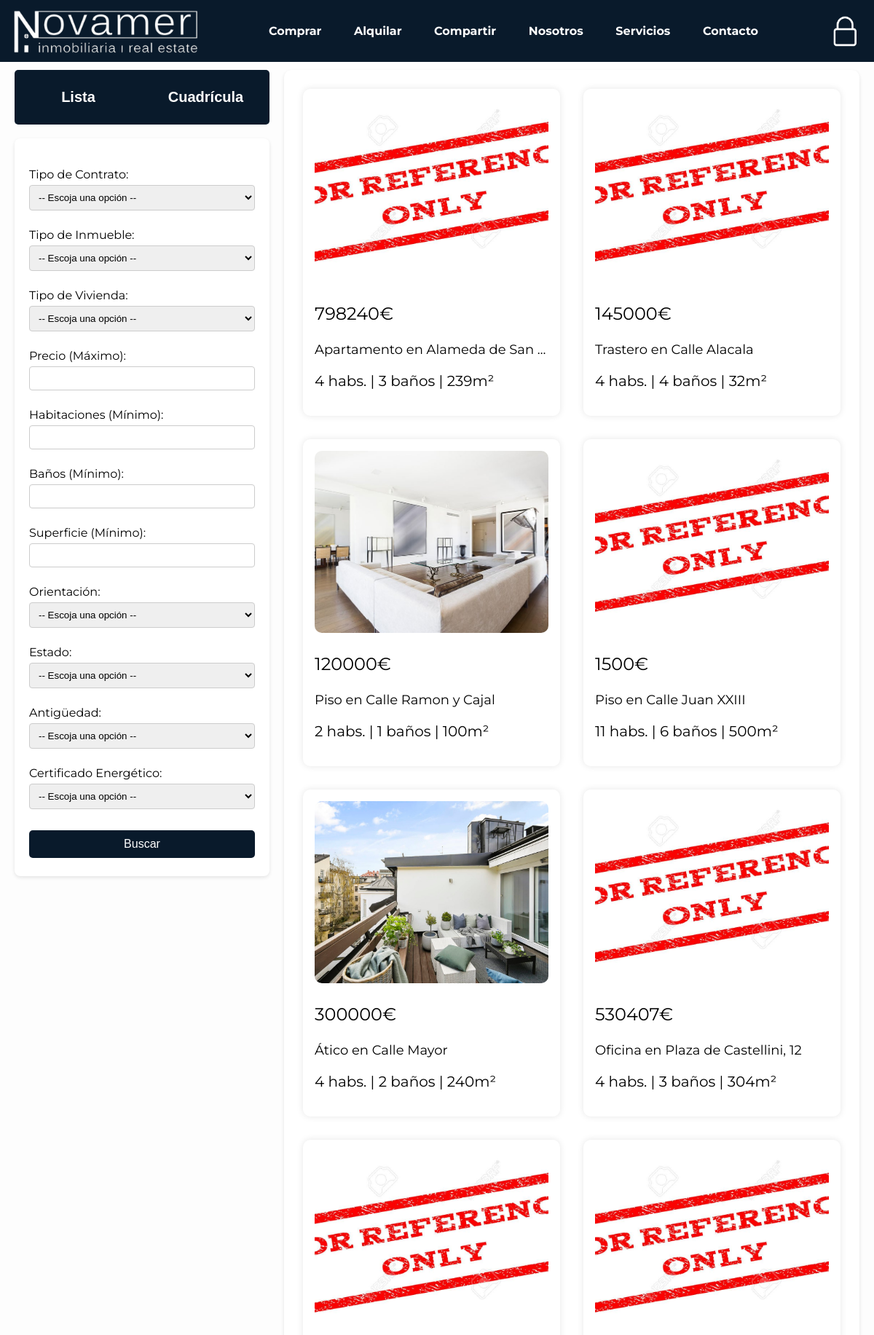
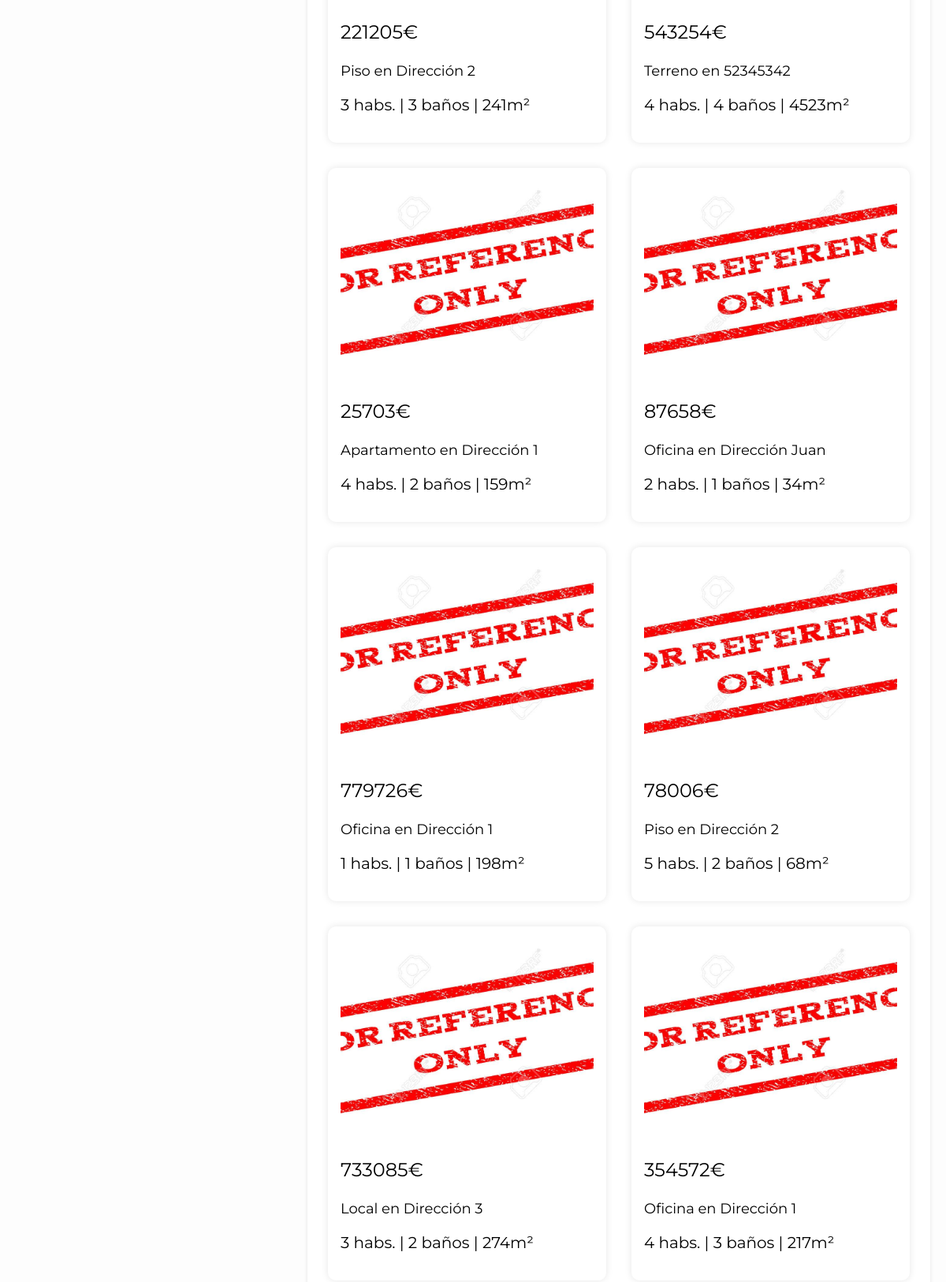
The app's page /web/src/busqueda.php (upper part) with its own data (2 pictures, top to bottom).
### tables this page shows
CREATE TABLE `inmuebles` (
  `inmueble_id` int(11) NOT NULL,
  `inmueble_tipo_inmueble` varchar(10) NOT NULL,
  `inmueble_tipo_vivienda` varchar(20) DEFAULT NULL,
  `inmueble_tipo_contrato` varchar(10) NOT NULL,
  `inmueble_dir` varchar(100) NOT NULL,
  `inmueble_ccaa` varchar(100) NOT NULL,
  `inmueble_provincia` varchar(30) NOT NULL,
  `inmueble_municipio` varchar(100) NOT NULL,
  `inmueble_precio` float NOT NULL,
  `inmueble_superficie` float NOT NULL,
  `inmueble_habitaciones` int(11) NOT NULL,
  `inmueble_banos` int(11) NOT NULL,
  `inmueble_orientacion` varchar(8) NOT NULL,
  `inmueble_estado` varchar(20) NOT NULL,
  `inmueble_antiguedad` varchar(20) NOT NULL,
  `inmueble_descripcion` text NOT NULL,
  `inmueble_certificado` varchar(10) NOT NULL,
  `inmueble_propietario` varchar(100) DEFAULT NULL,
  `inmueble_colab` varchar(100) DEFAULT NULL,
  `inmueble_fecha` date NOT NULL,
  `inmueble_publico` tinyint(1) NOT NULL
);

### web/src/grid.php (the view, shortened to what this page needs)
<div class="grid-container">
    <?php
    if ($resultado && $resultado->num_rows > 0) {
        while ($fila = $resultado->fetch_assoc()) {
            echo "<div class='inmueble'>";
            $carpeta_imagenes_inmueble = '../../shared/images/inmuebles/' . $fila['inmueble_id'] . '/';
            $imagenes_inmueble = glob($carpeta_imagenes_inmueble . '*.{jpg,jpeg,png,gif,svg,webp}', GLOB_BRACE);
            echo "<a href='detalle_inmueble.php?id=" . $fila['inmueble_id'] . "'>";
            if (!empty($imagenes_inmueble)) {
                echo "<img src='" . $imagenes_inmueble[0] . "' alt='Foto del inmueble'>";
            } else {
                echo "<img src='../../shared/images/logo.jpg' alt='Foto del inmueble'>";
            }
            echo "</a>";
            echo "<div class='campo precio' style='font-size: 24px;'>";
            echo "<p>" . $fila['inmueble_precio'] . "€</p>";
            echo "</div>";
            echo "<div class='campo tipo-direccion' style='font-size: 18px;'>";
            if ($fila['inmueble_tipo_inmueble'] === 'Vivienda') {
                echo "<p class='tipo-vivienda'>" . $fila['inmueble_tipo_vivienda'] . " en " . $fila['inmueble_dir'] . "</p>";
            } else {
                echo "<p class='tipo-inmueble'>" . $fila['inmueble_tipo_inmueble'] . " en " . $fila['inmueble_dir'] . "</p>";
            }
            echo "</div>";
            echo "<div class='campo detalles-adicionales' style='font-size: 20px;'>";
            echo "<p>" . $fila['inmueble_habitaciones'] . " habs. | " . $fila['inmueble_banos'] . " baños | " . $fila['inmueble_superficie'] . "m²</p>";
            echo "</div>";
            echo "</div>";
        }
    } else {
        echo "<p>No se encontraron inmuebles.</p>";
    }
    ?>
</div>

### web/src/busqueda.php (shortened to what this page needs)
<?php
include '../../shared/includes/obtener_conexion.php';
$consulta = "SELECT
        inmueble_id,
        inmueble_tipo_inmueble,
        inmueble_tipo_vivienda,
        inmueble_tipo_contrato,
        inmueble_dir,
        inmueble_ccaa,
        inmueble_provincia,
        inmueble_municipio,
        inmueble_precio,
        inmueble_superficie,
        inmueble_habitaciones,
        inmueble_banos,
        inmueble_orientacion,
        inmueble_estado,
        inmueble_antiguedad,
        inmueble_descripcion,
        inmueble_certificado,
        inmueble_fecha
    FROM inmuebles
    WHERE inmueble_publico = 1
    ORDER BY inmueble_fecha DESC";
$resultado = $conexion->query($consulta);
$modo_vista = 'grid';
?>
<!DOCTYPE html>
<html lang="es">
<head>
</head>
<body>
    <?php include '../templates/navbar.php'; ?>
    <br><br><br><br>
    <div class="box">
        <div class="box1">
            <form class="modo_vista" action="" method="get">
                <div class="split-button">
                    <button type="submit" name="view_mode" value="list">Lista</button>
                    <button type="submit" name="view_mode" value="grid">Cuadrícula</button>
                </div>
            </form><br>
            <div class="filtro_avanzado" id="filtroAvanzado">
                <?php include 'filtro_avanzado.php'; ?>
            </div>
        </div>
        <div class="box2">
            <?php
            if ($modo_vista == 'grid') {
                include 'grid.php';
            } else {
                include 'lista.php';
            }
            ?>
        </div>
    </div>
    <?php include '../templates/footer.php'; ?>
</body>
</html>

### web/templates/navbar.php (shortened to what this page needs)
<!DOCTYPE html>
<html lang="es">
<head>
    <link rel="stylesheet" href="https://cdnjs.cloudflare.com/ajax/libs/font-awesome/6.0.0/css/all.min.css">
</head>
<body>
    <div class="navbar">
        <a href="../src/index.php"><img src="../../shared/images/image.png" alt="Logo"></a>
        <div class="navbar-links">
            <form action="../includes/procesar_busqueda.php" method="post">
                <button type="submit" name="inmueble_tipo_contrato" value="Venta">Comprar</button>
                <button type="submit" name="inmueble_tipo_contrato" value="Alquiler">Alquilar</button>
                <button type="submit" name="inmueble_tipo_contrato" value="Compartir">Compartir</button>
                <a href="javascript:void(0);" onclick="redirectTo('../src/nosotros.php')">Nosotros</a>
                <a href="javascript:void(0);" onclick="redirectTo('../src/servicios.php')">Servicios</a>
                <a href="javascript:void(0);" onclick="redirectTo('../src/contacto.php')">Contacto</a>
            </form>
        </div>
        <a href="../../shared/login.php" class="lock-icon"><img src="../../shared/images/lock.webp" alt="Lock"></a>
    </div>
</body>
</html>

### web/src/filtro_avanzado.php (shortened to what this page needs)
<!DOCTYPE html>
<html lang="es">
<head>
</head>
<body>
    <div class="left-panel">
        <div class="filtro-panel">
            <form action="../includes/procesar_busqueda.php" method="POST">
                <label for="inmueble_tipo_contrato">Tipo de Contrato:</label>
                <select name="inmueble_tipo_contrato" id="inmueble_tipo_contrato" placeholder="Tipo de Contrato">
                    <option value="" disabled selected> -- Escoja una opción -- </option>
                </select><br><br>
                <label for="inmueble_tipo_inmueble">Tipo de Inmueble:</label>
                <select name="inmueble_tipo_inmueble" id="inmueble_tipo_inmueble" placeholder="Tipo de Inmueble"
                    onchange="habilitarTipoVivienda()">
                    <option value="" disabled selected> -- Escoja una opción -- </option>
                </select><br><br>
                <label for="inmueble_tipo_vivienda">Tipo de Vivienda:</label>
                <select name="inmueble_tipo_vivienda" id="inmueble_tipo_vivienda" placeholder="Tipo de Vivienda">
                    <option value="" disabled selected> -- Escoja una opción -- </option>
                </select><br><br>
                <label for="inmueble_precio">Precio (Máximo):</label>
                <input type="number" name="inmueble_precio" id="inmueble_precio"><br><br>
                <label for="inmueble_habitaciones">Habitaciones (Mínimo):</label>
                <input type="number" name="inmueble_habitaciones" id="inmueble_habitaciones"><br><br>
                <label for="inmueble_banos">Baños (Mínimo):</label>
                <input type="number" name="inmueble_banos" id="inmueble_banos"><br><br>
                <label for="inmueble_superficie">Superficie (Mínimo):</label>
                <input type="number" name="inmueble_superficie" id="inmueble_superficie"><br><br>
                <label for="inmueble_orientacion">Orientación:</label>
                <select name="inmueble_orientacion" id="inmueble_orientacion">
                    <option value=""> -- Escoja una opción -- </option>
                </select><br><br>
                <label for="inmueble_estado">Estado:</label>
                <select name="inmueble_estado" id="inmueble_estado">
                    <option value=""> -- Escoja una opción -- </option>
                </select><br><br>
                <label for="inmueble_antiguedad">Antigüedad:</label>
                <select name="inmueble_antiguedad" id="inmueble_antiguedad">
                    <option value=""> -- Escoja una opción -- </option>
                </select><br><br>
                <label for="inmueble_certificado">Certificado Energético:</label>
                <select name="inmueble_certificado" id="inmueble_certificado">
                    <option value=""> -- Escoja una opción -- </option>
                </select><br><br>
                <button type="submit">Buscar</button>
            </form>
        </div>
    </div>
</body>
</html>

### web/templates/footer.php (shortened to what this page needs)
<!DOCTYPE html>
<html lang="es">
<head>
</head>
<body>
</body>
</html>

### web/src/busqueda.php (style rules this page uses)
body { display: flex; flex-direction: column; min-height: 100vh; margin: 0; background-color: #f4f4f4; }
.box { display: flex; width: 100%; }
.box .box1 { width: 350px; padding-left: 20px; }
.box .box2 { flex: 1; padding: 20px; }
@media (min-width: 901px) { .filtro_avanzado { display: block !important; } }
.box1 form { margin-top: 20px; }
.box1 .filtro_btn button, .filtro-panel button { width: 100%; padding: 10px 15px; margin: 5px 0; font-size: 16px; background-color: #007BFF; color: white; border: none; border-radius: 5px; cursor: pointer; transition: background-color 0.3s; }
.split-button { display: flex; justify-content: center; }
.split-button button { height: 75px; flex: 1; padding: 10px 15px; font-size: 20px; font-weight: bold; color: white; background-color: #091a2b; border: none; border-radius: 5px; cursor: pointer; transition: background-color 0.3s; }
.split-button button:first-child { border-top-right-radius: 0; border-bottom-right-radius: 0; }
.split-button button:last-child { border-top-left-radius: 0; border-bottom-left-radius: 0; }

### web/templates/navbar.php (style rules this page uses)
body, html { font-family: 'Montserrat', sans-serif; background-color: #fdfdfd; }
.navbar { height: 65px; background-color: #091a2b; color: #fff; padding: 10px 20px; display: flex; justify-content: space-between; align-items: center; position: fixed; top: 0; left: 0; right: 0; z-index: 1000; }
.navbar img { width: 250px; transition: transform 0.3s ease; padding-top: 5px; }
.navbar-links { display: flex; justify-content: center; align-items: center; flex-grow: 1; }
.navbar-links form { display: inline-block; margin: 0 20px; font-weight: bold; transition: opacity 0.3s; }
.navbar-links a, .navbar-links button { color: #fff; background-color: transparent; border: none; cursor: pointer; padding: 10px 20px; font: inherit; text-decoration: none; display: inline-block; transition: opacity 0.3s; }
.lock-icon { cursor: pointer; width: 40px; transition: transform 0.5s ease; }
.lock-icon img { width: 100%; }
@media screen and (min-width: 769px) { .lock-icon { margin-left: auto; } }

### web/src/filtro_avanzado.php (style rules this page uses)
.left-panel { display: flex; flex-direction: column; }
.filtro-panel { flex-basis: 300px; height: 100%; padding: 20px; background-color: white; box-shadow: 0 2px 5px rgba(0, 0, 0, 0.1); border-radius: 8px; }
.filtro-panel select, .filtro-panel input[type="text"], .filtro-panel input[type="number"] { width: 100%; padding: 8px; margin: 5px 0; box-sizing: border-box; border: 1px solid #ccc; border-radius: 4px; }
.filtro-panel select { cursor: pointer; }
.filtro-panel button { background-color: #091a2b; }

### web/src/grid.php (style rules this page uses)
.grid-container { flex: 1; padding: 10px; background-color: white; box-shadow: 0 2px 5px rgba(0, 0, 0, 0.1); border-radius: 10px; overflow-y: auto; }
.inmueble { border-radius: 10px; padding: 1em; margin: 1em; float: left; box-sizing: border-box; background-color: #fff; box-shadow: 0 0 10px rgba(0, 0, 0, 0.1); width: calc(50% - 2em); transition: width 0.3s ease, transform 0.2s ease; position: relative; }
.inmueble img { width: 100%; height: 250px; object-fit: cover; border-radius: 10px; transition: transform 0.1s ease; }
.inmueble p { overflow: hidden; white-space: nowrap; text-overflow: ellipsis; }
.precio { font-size: 24px; }
.tipo-direccion { font-size: 16px; }
.detalles-adicionales { font-size: 12px; }
@media (min-width: 1100px) { .inmueble { width: calc(50% - 2em); } }

### web/templates/footer.php (style rules this page uses)
body { margin: 0; padding: 0; min-height: 100vh; display: flex; flex-direction: column; }

### records on screen
inmuebles: inmueble_precio "798240", inmueble_tipo_vivienda "Apartamento", inmueble_dir "Alameda de San…", inmueble_habitaciones "4", inmueble_banos "3", inmueble_superficie "239"
inmuebles: inmueble_precio "145000", inmueble_tipo_inmueble "Trastero", inmueble_dir "Calle Alacala", inmueble_habitaciones "4", inmueble_banos "4", inmueble_superficie "32"
inmuebles: shows a picture, inmueble_precio "120000", inmueble_tipo_vivienda "Piso", inmueble_dir "Calle Ramon y Cajal", inmueble_habitaciones "2", inmueble_banos "1", inmueble_superficie "100"
inmuebles: inmueble_precio "1500", inmueble_tipo_vivienda "Piso", inmueble_dir "Calle Juan XXIII", inmueble_habitaciones "11", inmueble_banos "6", inmueble_superficie "500"
inmuebles: shows a picture, inmueble_precio "300000", inmueble_tipo_vivienda "Ático", inmueble_dir "Calle Mayor", inmueble_habitaciones "4", inmueble_banos "2", inmueble_superficie "240"
inmuebles: inmueble_precio "530407", inmueble_tipo_inmueble "Oficina", inmueble_dir "Plaza de Castellini, 12", inmueble_habitaciones "4", inmueble_banos "3", inmueble_superficie "304"
inmuebles: inmueble_precio "221205", inmueble_tipo_vivienda "Piso", inmueble_dir "Dirección 2", inmueble_habitaciones "3", inmueble_banos "3", inmueble_superficie "241"
inmuebles: inmueble_precio "543254", inmueble_tipo_inmueble "Terreno", inmueble_dir "52345342", inmueble_habitaciones "4", inmueble_banos "4", inmueble_superficie "4523"
inmuebles: inmueble_precio "25703", inmueble_tipo_vivienda "Apartamento", inmueble_dir "Dirección 1", inmueble_habitaciones "4", inmueble_banos "2", inmueble_superficie "159"
inmuebles: inmueble_precio "87658", inmueble_tipo_inmueble "Oficina", inmueble_dir "Dirección Juan", inmueble_habitaciones "2", inmueble_banos "1", inmueble_superficie "34"
inmuebles: inmueble_precio "779726", inmueble_tipo_inmueble "Oficina", inmueble_dir "Dirección 1", inmueble_habitaciones "1", inmueble_banos "1", inmueble_superficie "198"
inmuebles: inmueble_precio "78006", inmueble_tipo_vivienda "Piso", inmueble_dir "Dirección 2", inmueble_habitaciones "5", inmueble_banos "2", inmueble_superficie "68"
inmuebles: inmueble_precio "733085", inmueble_tipo_inmueble "Local", inmueble_dir "Dirección 3", inmueble_habitaciones "3", inmueble_banos "2", inmueble_superficie "274"
inmuebles: inmueble_precio "354572", inmueble_tipo_inmueble "Oficina", inmueble_dir "Dirección 1", inmueble_habitaciones "4", inmueble_banos "3", inmueble_superficie "217"
